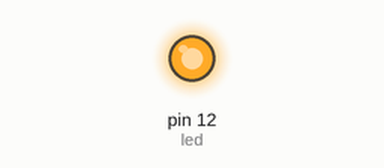
Bench run of a sketch on a simulated Arduino Uno, built with avr-gcc and run on an emulated ATmega328P. On the bench: output pins drawn as LEDs (lit = HIGH).

Above: at 5.0 s.
At 35.0 s:
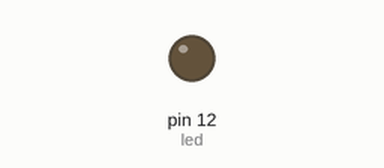
Timing chart, 0 to 78.0 s (numbered marks = the images above):
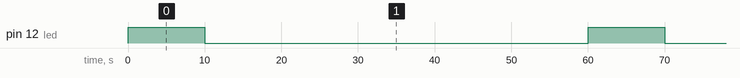

Measured:
- by itself, pin 12 (led): alternates HIGH for 10.0 s and LOW for 50.0 s

The sketch:

sketch_mar04a.ino
```cpp
const int led =12;

void setup()
{
 pinMode(led,OUTPUT);
}
void loop()
 {
digitalWrite(led,HIGH);
delay(10000);
digitalWrite(led,LOW);
delay(50000);
}
```
